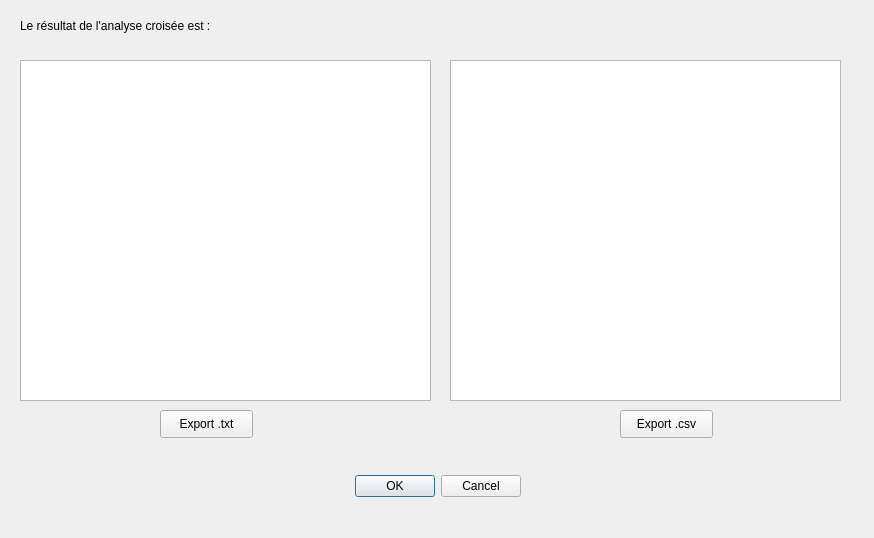
<?xml version="1.0" encoding="UTF-8"?>
<ui version="4.0">
 <class>Results_Dialog2</class>
 <widget class="QDialog" name="Results_Dialog2">
  <property name="geometry">
   <rect>
    <x>0</x>
    <y>0</y>
    <width>874</width>
    <height>538</height>
   </rect>
  </property>
  <property name="windowTitle">
   <string>Résultats</string>
  </property>
  <widget class="QDialogButtonBox" name="button_box">
   <property name="geometry">
    <rect>
     <x>180</x>
     <y>470</y>
     <width>341</width>
     <height>32</height>
    </rect>
   </property>
   <property name="orientation">
    <enum>Qt::Horizontal</enum>
   </property>
   <property name="standardButtons">
    <set>QDialogButtonBox::Cancel|QDialogButtonBox::Ok</set>
   </property>
  </widget>
  <widget class="QLabel" name="label_5">
   <property name="geometry">
    <rect>
     <x>20</x>
     <y>10</y>
     <width>211</width>
     <height>31</height>
    </rect>
   </property>
   <property name="text">
    <string>Le résultat de l'analyse croisée est :</string>
   </property>
  </widget>
  <widget class="QTableWidget" name="table_pop">
   <property name="geometry">
    <rect>
     <x>450</x>
     <y>60</y>
     <width>391</width>
     <height>341</height>
    </rect>
   </property>
  </widget>
  <widget class="QPushButton" name="pushcsv">
   <property name="geometry">
    <rect>
     <x>620</x>
     <y>410</y>
     <width>93</width>
     <height>28</height>
    </rect>
   </property>
   <property name="text">
    <string>Export .csv</string>
   </property>
  </widget>
  <widget class="QTextEdit" name="txt_result">
   <property name="geometry">
    <rect>
     <x>20</x>
     <y>60</y>
     <width>411</width>
     <height>341</height>
    </rect>
   </property>
  </widget>
  <widget class="QPushButton" name="pushtxt">
   <property name="geometry">
    <rect>
     <x>160</x>
     <y>410</y>
     <width>93</width>
     <height>28</height>
    </rect>
   </property>
   <property name="text">
    <string>Export .txt</string>
   </property>
  </widget>
 </widget>
 <resources/>
 <connections>
  <connection>
   <sender>button_box</sender>
   <signal>accepted()</signal>
   <receiver>Results_Dialog2</receiver>
   <slot>accept()</slot>
   <hints>
    <hint type="sourcelabel">
     <x>20</x>
     <y>20</y>
    </hint>
    <hint type="destinationlabel">
     <x>20</x>
     <y>20</y>
    </hint>
   </hints>
  </connection>
  <connection>
   <sender>button_box</sender>
   <signal>rejected()</signal>
   <receiver>Results_Dialog2</receiver>
   <slot>reject()</slot>
   <hints>
    <hint type="sourcelabel">
     <x>20</x>
     <y>20</y>
    </hint>
    <hint type="destinationlabel">
     <x>20</x>
     <y>20</y>
    </hint>
   </hints>
  </connection>
 </connections>
</ui>
